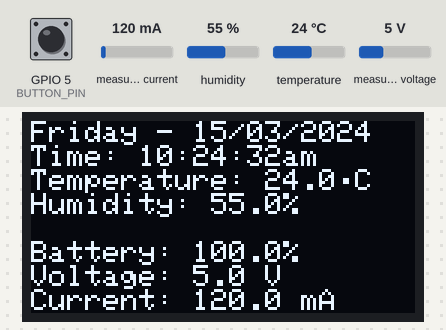
Bench run of a sketch on a simulated ESP32. Shown: 128×64 one-colour display. Inputs (shaded band) come from the test bench; at power-on: GPIO 5 (BUTTON_PIN) HIGH, measured current 120 mA, humidity 55 %, temperature 24 °C, measured voltage 5 V. The local clock reads 2024-03-15 10:24:30 at power-on unless the sketch sets it; what the sketch prints to the serial monitor is not drawn.

Above: at 2.2 s.
2.3 s: GPIO 5 (BUTTON_PIN) pulled LOW for 1 s
At 4.4 s:
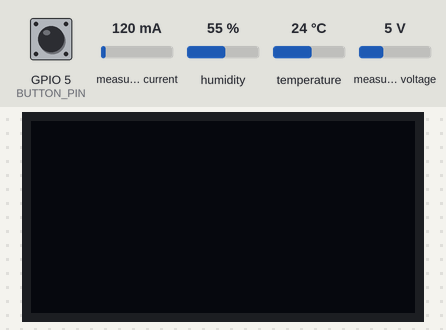
4.8 s: GPIO 5 (BUTTON_PIN) pulled LOW for 1 s
At 6.0 s:
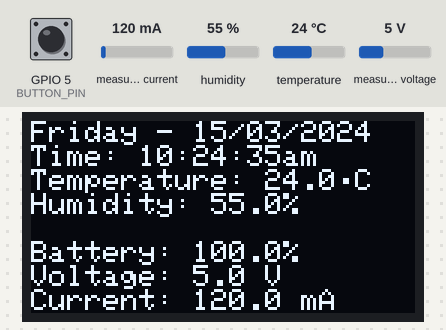
7.3 s: measured current set to 40 mA
At 8.2 s:
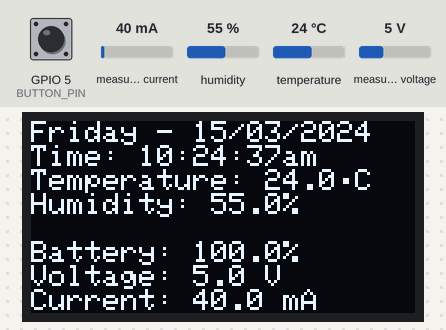
8.9 s: humidity set to 22 %
At 10.2 s:
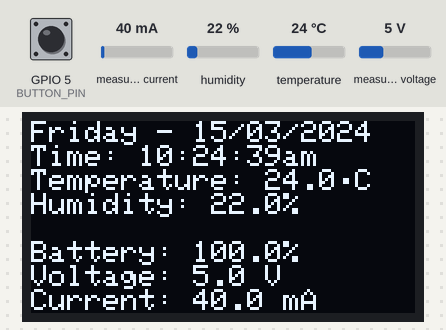
11.0 s: temperature set to 12 °C
At 12.4 s:
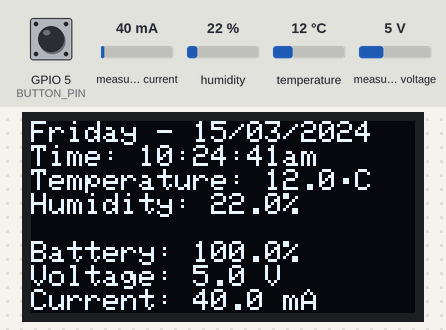
13.0 s: measured voltage set to 0.3 V
At 14.3 s:
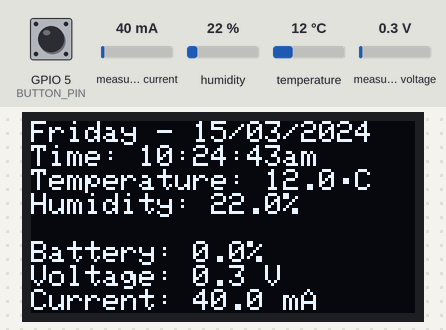
Timing chart, 0 to 16.0 s (numbered marks = the images above; inputs shaded):
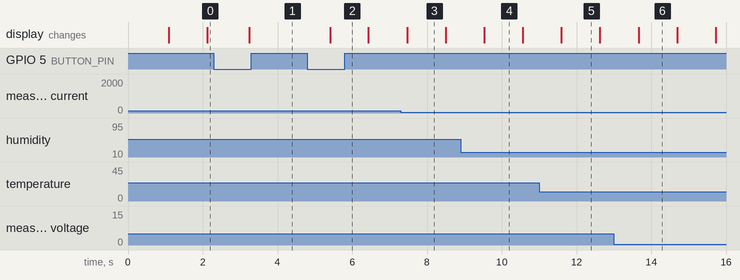

Measured:
- after the input at 2.3 s, the display: changes after 0.95 s (image 1)
- after the input at 4.8 s, the display: changes after 0.61 s (image 2)
- what the display in image 3 shows lasts 1.0 s, from 7.5 s to 8.5 s

The sketch:

Project_GRID_ESP32_Software_Draft.ino
```cpp
#include <Wire.h>
#include <Adafruit_GFX.h>
#include <Adafruit_SSD1306.h>
#include <Adafruit_Sensor.h>
#include <DHT.h>
#include <RTClib.h>
#include <Adafruit_INA219.h>

#define DHTPIN 4
#define DHTTYPE DHT22
#define BUTTON_PIN 5

DHT dht(DHTPIN, DHTTYPE);
RTC_DS3231 rtc;
Adafruit_SSD1306 display(128, 64, &Wire);
Adafruit_INA219 ina219;

bool showData = true;

void setup() {
  Serial.begin(115200);
  dht.begin();

  if (!rtc.begin()) {
    Serial.println("Couldn't find RTC");
    while (1);
  }

  if (rtc.lostPower()) {
    rtc.adjust(DateTime(F(__DATE__), F(__TIME__)));
    Serial.println("RTC lost power. Time reset to compilation time.");
  } else {
    Serial.println("RTC running normally.");
  }

  if (!ina219.begin()) {
    Serial.println("Couldn't find INA219");
    while (1);
  }

  if (!display.begin(SSD1306_SWITCHCAPVCC, 0x3C)) {
    Serial.println("SSD1306 allocation failed");
    while (1);
  }

  pinMode(BUTTON_PIN, INPUT_PULLUP);
  display.clearDisplay();
  display.setTextSize(1);
  display.setTextColor(SSD1306_WHITE);
  display.setCursor(0, 0);
  display.println("Initializing...");
  display.display();
  delay(1000);
}

void updateRTCFromSerial() {
  if (Serial.available() > 0) {
    String input = Serial.readStringUntil('\n');
    if (input.length() >= 19) {
      int year = input.substring(0, 4).toInt();
      int month = input.substring(5, 7).toInt();
      int day = input.substring(8, 10).toInt();
      int hour = input.substring(11, 13).toInt();
      int minute = input.substring(14, 16).toInt();
      int second = input.substring(17, 19).toInt();

      rtc.adjust(DateTime(year, month, day, hour, minute, second));
      Serial.println("RTC updated from Serial input.");
    } else {
      Serial.println("Invalid format. Use YYYY-MM-DD HH:MM:SS.");
    }
  }
}

float calculateBatteryPercentage(float voltage) {
  float minVoltage = 3.0;
  float maxVoltage = 4.2;
  float percentage = (voltage - minVoltage) / (maxVoltage - minVoltage) * 100.0;
  if (percentage > 100.0) percentage = 100.0;
  if (percentage < 0.0) percentage = 0.0;
  return percentage;
}

void loop() {
  if (digitalRead(BUTTON_PIN) == LOW) {
    showData = !showData;
    delay(100);
  }

  if (showData) {
    float temp = dht.readTemperature();
    float humidity = dht.readHumidity();

    DateTime now = rtc.now();

    float busVoltage = ina219.getBusVoltage_V();
    float current_mA = ina219.getCurrent_mA();

    float batteryPercentage = calculateBatteryPercentage(busVoltage);

    if (isnan(temp) || isnan(humidity)) {
      Serial.println("Failed to read from DHT sensor!");
      return;
    }

    char daysOfTheWeek[7][12] = {"Sunday", "Monday", "Tuesday", "Wednesday", "Thursday", "Friday", "Saturday"};
    String day = daysOfTheWeek[now.dayOfTheWeek()];

    char date[11];
    snprintf(date, sizeof(date), "%02d/%02d/%04d", now.day(), now.month(), now.year());

    int hour = now.hour();
    String ampm = "am";
    if (hour == 0) {
      hour = 12;
    } else if (hour == 12) {
      ampm = "pm";
    } else if (hour > 12) {
      hour -= 12;
      ampm = "pm";
    }

    char time[11];
    snprintf(time, sizeof(time), "%02d:%02d:%02d%02s", hour, now.minute(), now.second(), ampm.c_str());

    display.clearDisplay();
    display.setCursor(0, 0);
    display.printf("%s - %s\n", day.c_str(), date);
    display.printf("Time: %s\n", time);
    display.printf("Temperature: %.1f\370C\n", temp);
    display.printf("Humidity: %.1f%%\n\n", humidity);
    display.printf("Battery: %.1f%%\n", batteryPercentage);
    display.printf("Voltage: %.1f V\n", busVoltage);
    display.printf("Current: %.1f mA\n", current_mA);
    display.display();
  } else {
    display.clearDisplay();
    display.display();
  }
  delay(1000);
}
```
